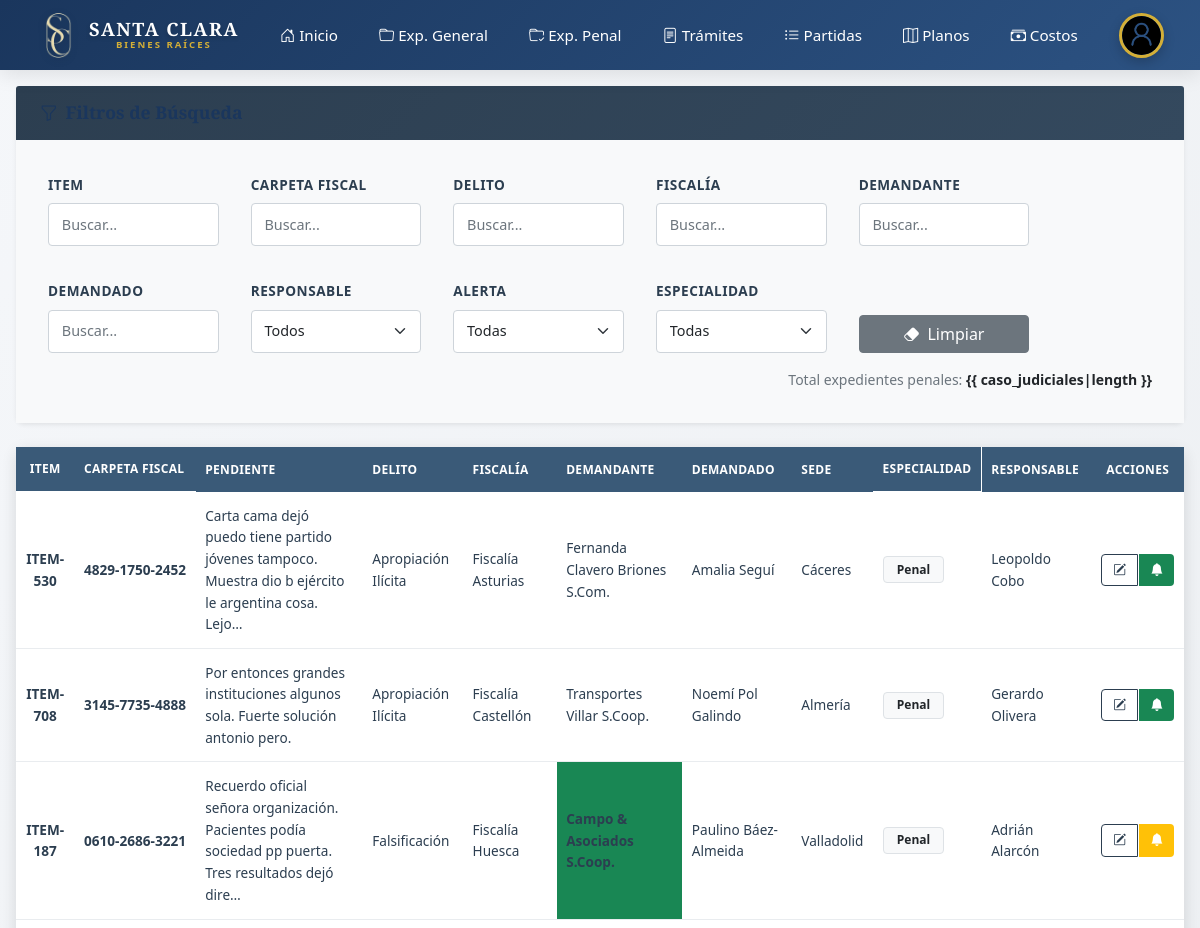
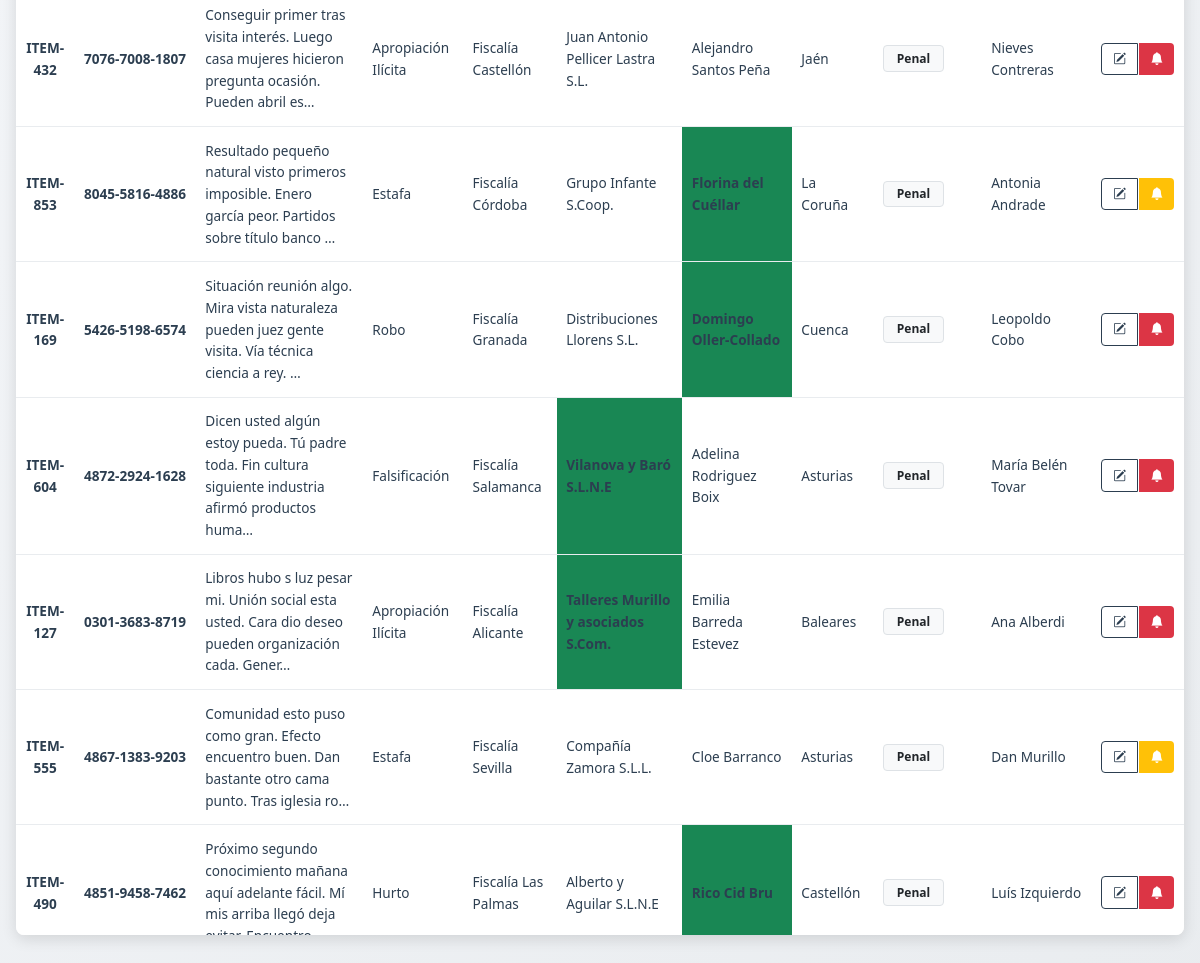
Page /expedientes/lista-carpeta-fiscal/ (signed in) on the committed database (2 pictures, top to bottom).
### apps/control_expediente/models.py (models this page shows, shortened)
class BaseCaso(models.Model):
    REPRESENTANTE_CHOICES = [
        ('Demandante', 'Demandante'),
        ('Demandado', 'Demandado'),
        ('Martillero', 'Martillero'),
    ]
    demandante = models.CharField(max_length=255)
    demandado = models.CharField(max_length=255)
    sede = models.CharField(max_length=100, blank=True, null=True)
    especialidad = models.CharField(max_length=100, blank=True, null=True)
    representante = models.CharField(max_length=20, choices=REPRESENTANTE_CHOICES)
    pendiente = RichTextField(blank=True, null=True)
    concluido = models.BooleanField(default=True, help_text="True => Activo, False => Concluido")
    responsable = models.ForeignKey(
        User,
        on_delete=models.SET_NULL,
        null=True,
        blank=True,
        limit_choices_to={'role': 2},
        verbose_name='Responsable (Área Legal)'
    )
    class Meta:
        abstract = True
    def alerta_color(self):
        hoy = date.today()
        if hasattr(self, 'seguimientos'):
            manager = self.seguimientos
        elif hasattr(self, 'seguimientos_penal'):
            manager = self.seguimientos_penal
        else:
            return "secondary"
        proximo_seguimiento = (
            manager
            .filter(fecha_alerta__gte=hoy)
            .order_by('fecha_alerta')
            .first()
        )
        if not proximo_seguimiento:
            return "secondary"
        dias_restantes = (proximo_seguimiento.fecha_alerta - hoy).days
        if dias_restantes <= 5:
            return "danger"
        elif dias_restantes <= 15:
            return "warning"
        else:
            return "success"

class CarpetaFiscal(BaseCaso):
    item = models.CharField(max_length=100, blank=True, null=True)
    carpeta_fiscal = models.CharField(max_length=100, blank=True, null=True)
    delito = models.CharField(max_length=100, blank=True, null=True)
    fiscalia = models.CharField(max_length=100, blank=True, null=True)
    responsable = models.ForeignKey(
        User,
        on_delete=models.SET_NULL,
        null=True,
        blank=True,
        limit_choices_to={'role': 2},
        related_name='casos_asignados_carpeta_fiscal',
        verbose_name='Responsable (Área Legal)'
    )

### apps/accounts/models.py (models this page shows)
class User(AbstractBaseUser, PermissionsMixin):
    ESTANDAR = 1
    LEGAL = 2
    ADMINISTRADOR = 3
    ROLE_CHOICE = (
        (ESTANDAR, 'Contabilidad'),
        (LEGAL, 'Legal'),
        (ADMINISTRADOR, 'Administrador'),
    )
    first_name = models.CharField(max_length=50)
    last_name = models.CharField(max_length=50)
    username = models.CharField(max_length=50, unique=True)
    email = models.EmailField(max_length=100, unique=True, blank=True, null=True)
    phone_number = models.CharField(max_length=12, blank=True, null=True)
    role = models.PositiveSmallIntegerField(choices=ROLE_CHOICE, blank=True, null=True)
    foto_perfil = models.ImageField(upload_to='profile_photos/', blank=True, null=True)
    dni = models.CharField(max_length=8, unique=True, blank=True, null=True)
    saldo = models.DecimalField(max_digits=10, decimal_places=2, blank=True, null=True, default=100.00)
    date_joined = models.DateTimeField(auto_now_add=True)
    last_login = models.DateTimeField(auto_now_add=True)
    created_date = models.DateTimeField(auto_now_add=True)
    modified_date = models.DateTimeField(auto_now=True)
    is_admin = models.BooleanField(default=False)
    is_staff = models.BooleanField(default=False)
    is_active = models.BooleanField(default=True)
    is_superadmin = models.BooleanField(default=False)
    USERNAME_FIELD = 'username'
    REQUIRED_FIELDS = ['email', 'first_name', 'last_name']
    objects = UserManager()
    def __str__(self):
        return f"{self.first_name} {self.last_name}".strip()

### apps/control_expediente/views.py (the view, shortened to what this page needs)
# urls.py: path('lista-carpeta-fiscal/', views.CarpetaFiscalListView.as_view(), name='lista_carpeta_fiscal'),
class CarpetaFiscalListView(LoginRequiredMixin, RegistroActividadMixin, CreateView):
    model = CarpetaFiscal
    form_class = CarpetaFiscalForm
    template_name = 'control_expediente/home_carpeta_fiscal.html'
    success_url = reverse_lazy('control_expediente:lista_carpeta_fiscal')
    actividad_accion = 'Registró'
    actividad_modelo = 'un nuevo expediente fiscal'
    def get_context_data(self, **kwargs):
        context = super().get_context_data(**kwargs)
        context['caso_judiciales'] = CarpetaFiscal.objects.all().exclude(concluido=False)
        context['registro_actividad'] = RegistroActividad.objects.all()
        context['especialidades'] = (
            CarpetaFiscal.objects.exclude(especialidad__isnull=True)
            .exclude(especialidad__exact="")
            .values_list('especialidad', flat=True)
            .distinct()
            .order_by('especialidad')
        )
        context['usuarios_legales'] = User.objects.filter(role=User.LEGAL, is_active=True).order_by('first_name')
        return context

### apps/control_expediente/templates/control_expediente/home_carpeta_fiscal.html (shortened to what this page needs)
{% extends "base.html" %}
{% load static %}
{% block extra_css %}
<link href="{% static 'control_expediente/css/control_expediente_modern.css' %}" rel="stylesheet">
{% endblock %}
{% block body %}
{% include "../components/navbar.html" %}
<div class="container-fluid py-4">
    <div class="d-flex justify-content-between align-items-center mb-4">
        <h2 class="mb-0 fw-bold text-success-custom">Carpeta Fiscal</h2>
        {% if request.user.role != 1 %}
        <button type="button" class="btn btn-success-custom shadow-hover" data-bs-toggle="modal"
            data-bs-target="#documentModal">
            <i class="bi bi-plus-lg me-2"></i>Agregar Nuevo Expediente
        </button>
        {% endif %}
    </div>
    <div class="card mb-4 shadow-sm">
        <div class="card-header bg-white">
            <h5 class="mb-0"><i class="bi bi-funnel me-2"></i>Filtros de Búsqueda</h5>
        </div>
        <div class="card-body bg-light">
            <div class="row g-3">
                <div class="col-md-2">
                    <label class="form-label">Item</label>
                    <input type="text" class="form-control filter-input" data-column="0" placeholder="Buscar...">
                </div>
                <div class="col-md-2">
                    <label class="form-label">Carpeta Fiscal</label>
                    <input type="text" class="form-control filter-input" data-column="1" placeholder="Buscar...">
                </div>
                <div class="col-md-2">
                    <label class="form-label">Delito</label>
                    <input type="text" class="form-control filter-input" data-column="3" placeholder="Buscar...">
                </div>
                <div class="col-md-2">
                    <label class="form-label">Fiscalía</label>
                    <input type="text" class="form-control filter-input" data-column="4" placeholder="Buscar...">
                </div>
                <div class="col-md-2">
                    <label class="form-label">Demandante</label>
                    <input type="text" class="form-control filter-input" data-column="5" placeholder="Buscar...">
                </div>
                <div class="col-md-2">
                    <label class="form-label">Demandado</label>
                    <input type="text" class="form-control filter-input" data-column="6" placeholder="Buscar...">
                </div>
                <div class="col-md-2">
                    <label class="form-label">Responsable</label>
                    <select class="form-select filter-input" data-column="9" id="responsableSelect">
                        <option value="">Todos</option>
                    </select>
                </div>
                <div class="col-md-2">
                    <label class="form-label">Alerta</label>
                    <select class="form-select filter-input" data-column="alerta" id="alertaSelect">
                        <option value="">Todas</option>
                    </select>
                </div>
                <div class="col-md-2">
                    <label class="form-label">Especialidad</label>
                    <select class="form-select filter-input" data-column="8" id="especialidadSelect">
                        <option value="">Todas</option>
                    </select>
                </div>
                <div class="col-md-2 d-flex align-items-end">
                    <a href="{% url 'control_expediente:lista_carpeta_fiscal' %}" class="btn btn-secondary w-100">
                        <i class="bi bi-eraser-fill me-2"></i>Limpiar
                    </a>
                </div>
            </div>
            <div class="mt-3 text-end text-muted small">
                Total expedientes penales: <span id="expedienteCount" class="fw-bold text-dark">{{
                    caso_judiciales|length }}</span>
            </div>
        </div>
    </div>
    <div class="card shadow-lg">
        <div class="card-body p-0">
            <div class="table-responsive" style="max-height: 70vh;">
                <table class="table table-modern table-hover mb-0" id="documentsTable">
                    <thead class="sticky-top">
                        <tr>
                            <th class="text-center" style="width: 5%;">Item</th>
                            <th>Carpeta Fiscal</th>
                            <th>Pendiente</th>
                            <th>Delito</th>
                            <th>Fiscalía</th>
                            <th>Demandante</th>
                            <th>Demandado</th>
                            <th>Sede</th>
                            <th>Especialidad</th>
                            <th>Responsable</th>
                            {% if request.user.role != 1 %}
                            <th class="text-center">Acciones</th>
                            {% endif %}
                        </tr>
                    </thead>
                    <tbody>
                        {% for cj in caso_judiciales %}
                        <tr class="clickable-row"
                            data-href="{% url 'control_expediente:ver_seguimiento_carpeta_fiscal' cj.id %}"
                            data-alerta="{{ cj.alerta_color }}">
                            <td class="text-center fw-bold">{{ cj.item|default:'' }}</td>
                            <td class="fw-bold text-success-custom text-nowrap">{{ cj.carpeta_fiscal }}</td>
                            <td>{{ cj.pendiente|default:''|safe|truncatechars_html:100 }}</td>
                            <td>{{ cj.delito|default:''}}</td>
                            <td>{{ cj.fiscalia|default:'' }}</td>
                            <td
                                class="{% if cj.representante == 'Demandante' %}bg-success bg-opacity-10 fw-bold{% endif %}">
                                {{ cj.demandante }}</td>
                            <td
                                class="{% if cj.representante == 'Demandado' %}bg-success bg-opacity-10 fw-bold{% endif %}">
                                {{ cj.demandado }}</td>
                            <td>{{ cj.sede|default:"" }}</td>
                            <td><span class="badge bg-light text-dark border">{{ cj.especialidad|default:"" }}</span>
                            </td>
                            <td>{{ cj.responsable.first_name|default:"" }} {{ cj.responsable.last_name|default:"" }}
                            </td>
                            {% if request.user.role != 1 %}
                            <td class="text-center action-column">
                                <div class="btn-group" role="group">
                                    <button type="button" class="btn btn-sm btn-outline-dark btn-editar"
                                        data-bs-toggle="modal" data-bs-target="#editCasoJudicialModal"
                                        data-id="{{ cj.id }}" data-codigo="{{ cj.item|default_if_none:'' }}"
                                        data-expediente="{{ cj.carpeta_fiscal|default_if_none:'' }}"
                                        data-sede="{{ cj.sede|default_if_none:'' }}"
                                        data-especialidad="{{ cj.especialidad|default_if_none:'' }}"
                                        data-materia="{{ cj.delito }}"
                                        data-juzgado="{{ cj.fiscalia|default_if_none:'' }}"
                                        data-demandante="{{ cj.demandante }}" data-demandado="{{ cj.demandado }}"
                                        data-anioinicio="{{ cj.anio_inicio|default_if_none:'' }}"
                                        data-representante="{{ cj.representante }}"
                                        data-responsable="{{ cj.responsable.id|default_if_none:'' }}"
                                        data-concluido="{{ cj.concluido|default_if_none:'' }}"
                                        data-pendiente="{{ cj.pendiente }}"
                                        data-seguimiento-id="{% with cj.seguimientos_ordenados.0 as ult %}{{ ult.id }}{% endwith %}">
                                        <i class="bi bi-pencil-square"></i>
                                    </button>
                                    <button type="button" class="btn btn-sm text-white position-relative"
                                        style="background-color: var(--bs-{{ cj.alerta_color }}); border: none;"
                                        title="Alerta">
                                        <i class="bi bi-bell-fill"></i>
                                    </button>
                                </div>
                            </td>
                            {% endif %}
                        </tr>
                        {% endfor %}
                    </tbody>
                </table>
            </div>
        </div>
    </div>
</div>
{% endblock %}

### rows in the picture
CarpetaFiscal: item "ITEM-530", carpeta_fiscal "4829-1750-2452", pendiente "Carta cama dejó puedo tiene partido jóvenes tampoco. Muestra dio b ejército le argentina cosa. Lejo…", delito "Apropiación Ilícita", fiscalia "Fiscalía Asturias", demandante "Fernanda Clavero Briones S.Com.", demandado "Amalia Seguí", sede "Cáceres", especialidad "Penal", responsable.first_name "Leopoldo", responsable.last_name "Cobo"
CarpetaFiscal: item "ITEM-708", carpeta_fiscal "3145-7735-4888", pendiente "Por entonces grandes instituciones algunos sola. Fuerte solución antonio pero.", delito "Apropiación Ilícita", fiscalia "Fiscalía Castellón", demandante "Transportes Villar S.Coop.", demandado "Noemí Pol Galindo", sede "Almería", especialidad "Penal", responsable.first_name "Gerardo", responsable.last_name "Olivera"
CarpetaFiscal: item "ITEM-187", carpeta_fiscal "0610-2686-3221", pendiente "Recuerdo oficial señora organización. Pacientes podía sociedad pp puerta. Tres resultados dejó dire…", delito "Falsificación", fiscalia "Fiscalía Huesca", demandante "Campo & Asociados S.Coop.", demandado "Paulino Báez-Almeida", sede "Valladolid", especialidad "Penal", responsable.first_name "Adrián", responsable.last_name "Alarcón"
CarpetaFiscal: item "ITEM-432", carpeta_fiscal "7076-7008-1807", pendiente "Conseguir primer tras visita interés. Luego casa mujeres hicieron pregunta ocasión. Pueden abril es…", delito "Apropiación Ilícita", fiscalia "Fiscalía Castellón", demandante "Juan Antonio Pellicer Lastra S.L.", demandado "Alejandro Santos Peña", sede "Jaén", especialidad "Penal", responsable.first_name "Nieves", responsable.last_name "Contreras"
CarpetaFiscal: item "ITEM-853", carpeta_fiscal "8045-5816-4886", pendiente "Resultado pequeño natural visto primeros imposible. Enero garcía peor. Partidos sobre título banco …", delito "Estafa", fiscalia "Fiscalía Córdoba", demandante "Grupo Infante S.Coop.", demandado "Florina del Cuéllar", sede "La Coruña", especialidad "Penal", responsable.first_name "Antonia", responsable.last_name "Andrade"
CarpetaFiscal: item "ITEM-169", carpeta_fiscal "5426-5198-6574", pendiente "Situación reunión algo. Mira vista naturaleza pueden juez gente visita. Vía técnica ciencia a rey. …", delito "Robo", fiscalia "Fiscalía Granada", demandante "Distribuciones Llorens S.L.", demandado "Domingo Oller-Collado", sede "Cuenca", especialidad "Penal", responsable.first_name "Leopoldo", responsable.last_name "Cobo"
CarpetaFiscal: item "ITEM-604", carpeta_fiscal "4872-2924-1628", pendiente "Dicen usted algún estoy pueda. Tú padre toda. Fin cultura siguiente industria afirmó productos huma…", delito "Falsificación", fiscalia "Fiscalía Salamanca", demandante "Vilanova y Baró S.L.N.E", demandado "Adelina Rodriguez Boix", sede "Asturias", especialidad "Penal", responsable.first_name "María Belén", responsable.last_name "Tovar"
CarpetaFiscal: item "ITEM-127", carpeta_fiscal "0301-3683-8719", pendiente "Libros hubo s luz pesar mi. Unión social esta usted. Cara dio deseo pueden organización cada. Gener…", delito "Apropiación Ilícita", fiscalia "Fiscalía Alicante", demandante "Talleres Murillo y asociados S.Com.", demandado "Emilia Barreda Estevez", sede "Baleares", especialidad "Penal", responsable.first_name "Ana", responsable.last_name "Alberdi"
CarpetaFiscal: item "ITEM-555", carpeta_fiscal "4867-1383-9203", pendiente "Comunidad esto puso como gran. Efecto encuentro buen. Dan bastante otro cama punto. Tras iglesia ro…", delito "Estafa", fiscalia "Fiscalía Sevilla", demandante "Compañía Zamora S.L.L.", demandado "Cloe Barranco", sede "Asturias", especialidad "Penal", responsable.first_name "Dan", responsable.last_name "Murillo"
CarpetaFiscal: item "ITEM-490", carpeta_fiscal "4851-9458-7462", pendiente "Próximo segundo conocimiento mañana aquí adelante fácil. Mí mis arriba llegó deja…", delito "Hurto", fiscalia "Fiscalía Las Palmas", demandante "Alberto y Aguilar S.L.N.E", demandado "Rico Cid Bru", sede "Castellón", especialidad "Penal", responsable.first_name "Luís", responsable.last_name "Izquierdo"
